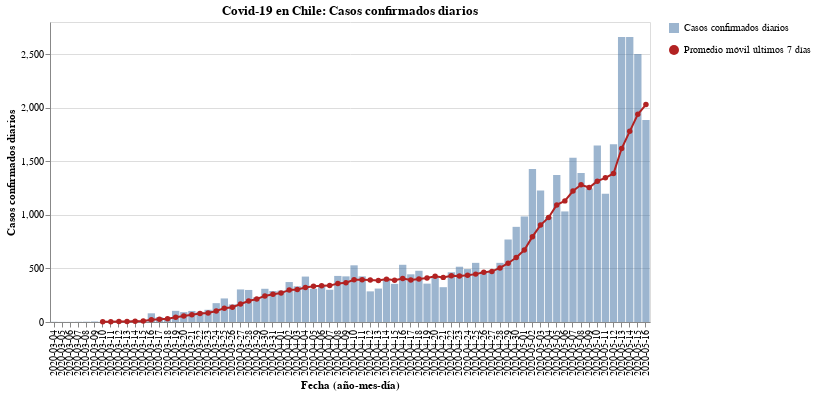

The cell this chart's notebook holds for it:
### Code cell
#hide_input
bars = alt.Chart(new_cases).mark_bar(opacity=0.7).encode(
    x = alt.X('Dates:N', axis=alt.Axis(title='Fecha (año-mes-día)')),
    y = alt.Y('New_cases:Q', axis=alt.Axis(title='Casos confirmados diarios')),
    tooltip = ['Dates', 'New_cases'],
    opacity=alt.Opacity('Casos confirmados diarios', legend=alt.Legend(title=""))
)

line = alt.Chart(new_cases).mark_line(point={
      "filled": True,
      "fill": "firebrick"
    }, color='firebrick').encode(
    x=alt.X('Dates:N', axis=alt.Axis(title='Fecha (año-mes-día)')),
    y = alt.Y('Rolling:Q'),
    shape=alt.Shape('Promedio móvil últimos 7 días', legend=alt.Legend(title=""))
)

(bars + line).properties(
    title='Covid-19 en Chile: Casos confirmados diarios',
    width=600
)

### Figure 1 — Vega-Lite specification as saved in the notebook (floating-point values rounded to 4 significant figures)
{"config": {"view": {"continuousWidth": 400, "continuousHeight": 300}}, "layer": [{"mark": {"type": "bar", "opacity": 0.7}, "encoding": {"opacity": {"type": "nominal", "field": "Casos confirmados diarios", "legend": {"title": ""}}, "tooltip": [{"type": "nominal", "field": "Dates"}, {"type": "quantitative", "field": "New_cases"}], "x": {"type": "nominal", "axis": {"title": "Fecha (año-mes-día)"}, "field": "Dates"}, "y": {"type": "quantitative", "axis": {"title": "Casos confirmados diarios"}, "field": "New_cases"}}}, {"mark": {"type": "line", "color": "firebrick", "point": {"filled": true, "fill": "firebrick"}}, "encoding": {"shape": {"type": "nominal", "field": "Promedio móvil últimos 7 días", "legend": {"title": ""}}, "x": {"type": "nominal", "axis": {"title": "Fecha (año-mes-día)"}, "field": "Dates"}, "y": {"type": "quantitative", "field": "Rolling"}}}], "data": {"name": "data-da9628cf82f938baa9c9b18712e8270e"}, "title": "Covid-19 en Chile: Casos confirmados diarios", "width": 600, "$schema": "https://vega.github.io/schema/vega-lite/v4.8.1.json", "datasets": {"data-da9628cf82f938baa9c9b18712e8270e": [{"Dates": "2020-03-04", "New_cases": 2, "Rolling": null, "Casos confirmados diarios": "Casos confirmados diarios", "Promedio móvil últimos 7 días": "Promedio móvil últimos 7 días"}, {"Dates": "2020-03-05", "New_cases": 1, "Rolling": null, "Casos confirmados diarios": "Casos confirmados diarios", "Promedio móvil últimos 7 días": "Promedio móvil últimos 7 días"}, {"Dates": "2020-03-06", "New_cases": 1, "Rolling": null, "Casos confirmados diarios": "Casos confirmados diarios", "Promedio móvil últimos 7 días": "Promedio móvil últimos 7 días"}, {"Dates": "2020-03-07", "New_cases": 2, "Rolling": null, "Casos confirmados diarios": "Casos confirmados diarios", "Promedio móvil últimos 7 días": "Promedio móvil últimos 7 días"}, {"Dates": "2020-03-08", "New_cases": 3, "Rolling": null, "Casos confirmados diarios": "Casos confirmados diarios", "Promedio móvil últimos 7 días": "Promedio móvil últimos 7 días"}, {"Dates": "2020-03-09", "New_cases": 5, "Rolling": null, "Casos confirmados diarios": "Casos confirmados diarios", "Promedio móvil últimos 7 días": "Promedio móvil últimos 7 días"}, {"Dates": "2020-03-10", "New_cases": 2, "Rolling": 2.286, "Casos confirmados diarios": "Casos confirmados diarios", "Promedio móvil últimos 7 días": "Promedio móvil últimos 7 días"}, {"Dates": "2020-03-11", "New_cases": 6, "Rolling": 2.857, "Casos confirmados diarios": "Casos confirmados diarios", "Promedio móvil últimos 7 días": "Promedio móvil últimos 7 días"}, {"Dates": "2020-03-12", "New_cases": 10, "Rolling": 4.143, "Casos confirmados diarios": "Casos confirmados diarios", "Promedio móvil últimos 7 días": "Promedio móvil últimos 7 días"}, {"Dates": "2020-03-13", "New_cases": 10, "Rolling": 5.429, "Casos confirmados diarios": "Casos confirmados diarios", "Promedio móvil últimos 7 días": "Promedio móvil últimos 7 días"}, {"Dates": "2020-03-14", "New_cases": 18, "Rolling": 7.714, "Casos confirmados diarios": "Casos confirmados diarios", "Promedio móvil últimos 7 días": "Promedio móvil últimos 7 días"}, {"Dates": "2020-03-15", "New_cases": 14, "Rolling": 9.286, "Casos confirmados diarios": "Casos confirmados diarios", "Promedio móvil últimos 7 días": "Promedio móvil últimos 7 días"}, {"Dates": "2020-03-16", "New_cases": 81, "Rolling": 20.14, "Casos confirmados diarios": "Casos confirmados diarios", "Promedio móvil últimos 7 días": "Promedio móvil últimos 7 días"}, {"Dates": "2020-03-17", "New_cases": 45, "Rolling": 26.29, "Casos confirmados diarios": "Casos confirmados diarios", "Promedio móvil últimos 7 días": "Promedio móvil últimos 7 días"}, {"Dates": "2020-03-18", "New_cases": 37, "Rolling": 30.71, "Casos confirmados diarios": "Casos confirmados diarios", "Promedio móvil últimos 7 días": "Promedio móvil últimos 7 días"}, {"Dates": "2020-03-19", "New_cases": 104, "Rolling": 44.14, "Casos confirmados diarios": "Casos confirmados diarios", "Promedio móvil últimos 7 días": "Promedio móvil últimos 7 días"}, {"Dates": "2020-03-20", "New_cases": 92, "Rolling": 55.86, "Casos confirmados diarios": "Casos confirmados diarios", "Promedio móvil últimos 7 días": "Promedio móvil últimos 7 días"}, {"Dates": "2020-03-21", "New_cases": 103, "Rolling": 68.0, "Casos confirmados diarios": "Casos confirmados diarios", "Promedio móvil últimos 7 días": "Promedio móvil últimos 7 días"}, {"Dates": "2020-03-22", "New_cases": 95, "Rolling": 79.57, "Casos confirmados diarios": "Casos confirmados diarios", "Promedio móvil últimos 7 días": "Promedio móvil últimos 7 días"}, {"Dates": "2020-03-23", "New_cases": 114, "Rolling": 84.29, "Casos confirmados diarios": "Casos confirmados diarios", "Promedio móvil últimos 7 días": "Promedio móvil últimos 7 días"}, {"Dates": "2020-03-24", "New_cases": 176, "Rolling": 103.0, "Casos confirmados diarios": "Casos confirmados diarios", "Promedio móvil últimos 7 días": "Promedio móvil últimos 7 días"}, {"Dates": "2020-03-25", "New_cases": 220, "Rolling": 129.1, "Casos confirmados diarios": "Casos confirmados diarios", "Promedio móvil últimos 7 días": "Promedio móvil últimos 7 días"}, {"Dates": "2020-03-26", "New_cases": 164, "Rolling": 137.7, "Casos confirmados diarios": "Casos confirmados diarios", "Promedio móvil últimos 7 días": "Promedio móvil últimos 7 días"}, {"Dates": "2020-03-27", "New_cases": 304, "Rolling": 168.0, "Casos confirmados diarios": "Casos confirmados diarios", "Promedio móvil últimos 7 días": "Promedio móvil últimos 7 días"}, {"Dates": "2020-03-28", "New_cases": 299, "Rolling": 196.0, "Casos confirmados diarios": "Casos confirmados diarios", "Promedio móvil últimos 7 días": "Promedio móvil últimos 7 días"}, {"Dates": "2020-03-29", "New_cases": 230, "Rolling": 215.3, "Casos confirmados diarios": "Casos confirmados diarios", "Promedio móvil últimos 7 días": "Promedio móvil últimos 7 días"}, {"Dates": "2020-03-30", "New_cases": 310, "Rolling": 243.3, "Casos confirmados diarios": "Casos confirmados diarios", "Promedio móvil últimos 7 días": "Promedio móvil últimos 7 días"}, {"Dates": "2020-03-31", "New_cases": 289, "Rolling": 259.4, "Casos confirmados diarios": "Casos confirmados diarios", "Promedio móvil últimos 7 días": "Promedio móvil últimos 7 días"}, {"Dates": "2020-04-01", "New_cases": 293, "Rolling": 269.9, "Casos confirmados diarios": "Casos confirmados diarios", "Promedio móvil últimos 7 días": "Promedio móvil últimos 7 días"}, {"Dates": "2020-04-02", "New_cases": 373, "Rolling": 299.7, "Casos confirmados diarios": "Casos confirmados diarios", "Promedio móvil últimos 7 días": "Promedio móvil últimos 7 días"}, {"Dates": "2020-04-03", "New_cases": 333, "Rolling": 303.9, "Casos confirmados diarios": "Casos confirmados diarios", "Promedio móvil últimos 7 días": "Promedio móvil últimos 7 días"}, {"Dates": "2020-04-04", "New_cases": 424, "Rolling": 321.7, "Casos confirmados diarios": "Casos confirmados diarios", "Promedio móvil últimos 7 días": "Promedio móvil últimos 7 días"}, {"Dates": "2020-04-05", "New_cases": 310, "Rolling": 333.1, "Casos confirmados diarios": "Casos confirmados diarios", "Promedio móvil últimos 7 días": "Promedio móvil últimos 7 días"}, {"Dates": "2020-04-06", "New_cases": 344, "Rolling": 338.0, "Casos confirmados diarios": "Casos confirmados diarios", "Promedio móvil últimos 7 días": "Promedio móvil últimos 7 días"}, {"Dates": "2020-04-07", "New_cases": 301, "Rolling": 339.7, "Casos confirmados diarios": "Casos confirmados diarios", "Promedio móvil últimos 7 días": "Promedio móvil últimos 7 días"}, {"Dates": "2020-04-08", "New_cases": 430, "Rolling": 359.3, "Casos confirmados diarios": "Casos confirmados diarios", "Promedio móvil últimos 7 días": "Promedio móvil últimos 7 días"}, {"Dates": "2020-04-09", "New_cases": 426, "Rolling": 366.9, "Casos confirmados diarios": "Casos confirmados diarios", "Promedio móvil últimos 7 días": "Promedio móvil últimos 7 días"}, {"Dates": "2020-04-10", "New_cases": 529, "Rolling": 394.9, "Casos confirmados diarios": "Casos confirmados diarios", "Promedio móvil últimos 7 días": "Promedio móvil últimos 7 días"}, {"Dates": "2020-04-11", "New_cases": 426, "Rolling": 395.1, "Casos confirmados diarios": "Casos confirmados diarios", "Promedio móvil últimos 7 días": "Promedio móvil últimos 7 días"}, {"Dates": "2020-04-12", "New_cases": 286, "Rolling": 391.7, "Casos confirmados diarios": "Casos confirmados diarios", "Promedio móvil últimos 7 días": "Promedio móvil últimos 7 días"}, {"Dates": "2020-04-13", "New_cases": 312, "Rolling": 387.1, "Casos confirmados diarios": "Casos confirmados diarios", "Promedio móvil últimos 7 días": "Promedio móvil últimos 7 días"}, {"Dates": "2020-04-14", "New_cases": 392, "Rolling": 400.1, "Casos confirmados diarios": "Casos confirmados diarios", "Promedio móvil últimos 7 días": "Promedio móvil últimos 7 días"}, {"Dates": "2020-04-15", "New_cases": 356, "Rolling": 389.6, "Casos confirmados diarios": "Casos confirmados diarios", "Promedio móvil últimos 7 días": "Promedio móvil últimos 7 días"}, {"Dates": "2020-04-16", "New_cases": 534, "Rolling": 405.0, "Casos confirmados diarios": "Casos confirmados diarios", "Promedio móvil últimos 7 días": "Promedio móvil últimos 7 días"}, {"Dates": "2020-04-17", "New_cases": 445, "Rolling": 393.0, "Casos confirmados diarios": "Casos confirmados diarios", "Promedio móvil últimos 7 días": "Promedio móvil últimos 7 días"}, {"Dates": "2020-04-18", "New_cases": 478, "Rolling": 400.4, "Casos confirmados diarios": "Casos confirmados diarios", "Promedio móvil últimos 7 días": "Promedio móvil últimos 7 días"}, {"Dates": "2020-04-19", "New_cases": 358, "Rolling": 410.7, "Casos confirmados diarios": "Casos confirmados diarios", "Promedio móvil últimos 7 días": "Promedio móvil últimos 7 días"}, {"Dates": "2020-04-20", "New_cases": 419, "Rolling": 426.0, "Casos confirmados diarios": "Casos confirmados diarios", "Promedio móvil últimos 7 días": "Promedio móvil últimos 7 días"}, {"Dates": "2020-04-21", "New_cases": 325, "Rolling": 416.4, "Casos confirmados diarios": "Casos confirmados diarios", "Promedio móvil últimos 7 días": "Promedio móvil últimos 7 días"}, {"Dates": "2020-04-22", "New_cases": 464, "Rolling": 431.9, "Casos confirmados diarios": "Casos confirmados diarios", "Promedio móvil últimos 7 días": "Promedio móvil últimos 7 días"}, {"Dates": "2020-04-23", "New_cases": 516, "Rolling": 429.3, "Casos confirmados diarios": "Casos confirmados diarios", "Promedio móvil últimos 7 días": "Promedio móvil últimos 7 días"}, {"Dates": "2020-04-24", "New_cases": 494, "Rolling": 436.3, "Casos confirmados diarios": "Casos confirmados diarios", "Promedio móvil últimos 7 días": "Promedio móvil últimos 7 días"}, {"Dates": "2020-04-25", "New_cases": 552, "Rolling": 446.9, "Casos confirmados diarios": "Casos confirmados diarios", "Promedio móvil últimos 7 días": "Promedio móvil últimos 7 días"}, {"Dates": "2020-04-26", "New_cases": 473, "Rolling": 463.3, "Casos confirmados diarios": "Casos confirmados diarios", "Promedio móvil últimos 7 días": "Promedio móvil últimos 7 días"}, {"Dates": "2020-04-27", "New_cases": 482, "Rolling": 472.3, "Casos confirmados diarios": "Casos confirmados diarios", "Promedio móvil últimos 7 días": "Promedio móvil últimos 7 días"}, {"Dates": "2020-04-28", "New_cases": 552, "Rolling": 504.7, "Casos confirmados diarios": "Casos confirmados diarios", "Promedio móvil últimos 7 días": "Promedio móvil últimos 7 días"}, {"Dates": "2020-04-29", "New_cases": 770, "Rolling": 548.4, "Casos confirmados diarios": "Casos confirmados diarios", "Promedio móvil últimos 7 días": "Promedio móvil últimos 7 días"}, {"Dates": "2020-04-30", "New_cases": 888, "Rolling": 601.6, "Casos confirmados diarios": "Casos confirmados diarios", "Promedio móvil últimos 7 días": "Promedio móvil últimos 7 días"}, {"Dates": "2020-05-01", "New_cases": 985, "Rolling": 671.7, "Casos confirmados diarios": "Casos confirmados diarios", "Promedio móvil últimos 7 días": "Promedio móvil últimos 7 días"}, {"Dates": "2020-05-02", "New_cases": 1427, "Rolling": 796.7, "Casos confirmados diarios": "Casos confirmados diarios", "Promedio móvil últimos 7 días": "Promedio móvil últimos 7 días"}, {"Dates": "2020-05-03", "New_cases": 1228, "Rolling": 904.6, "Casos confirmados diarios": "Casos confirmados diarios", "Promedio móvil últimos 7 días": "Promedio móvil últimos 7 días"}, {"Dates": "2020-05-04", "New_cases": 980, "Rolling": 975.7, "Casos confirmados diarios": "Casos confirmados diarios", "Promedio móvil últimos 7 días": "Promedio móvil últimos 7 días"}, {"Dates": "2020-05-05", "New_cases": 1373, "Rolling": 1093.0, "Casos confirmados diarios": "Casos confirmados diarios", "Promedio móvil últimos 7 días": "Promedio móvil últimos 7 días"}, {"Dates": "2020-05-06", "New_cases": 1032, "Rolling": 1130.0, "Casos confirmados diarios": "Casos confirmados diarios", "Promedio móvil últimos 7 días": "Promedio móvil últimos 7 días"}, {"Dates": "2020-05-07", "New_cases": 1533, "Rolling": 1223.0, "Casos confirmados diarios": "Casos confirmados diarios", "Promedio móvil últimos 7 días": "Promedio móvil últimos 7 días"}, {"Dates": "2020-05-08", "New_cases": 1391, "Rolling": 1281.0, "Casos confirmados diarios": "Casos confirmados diarios", "Promedio móvil últimos 7 días": "Promedio móvil últimos 7 días"}, {"Dates": "2020-05-09", "New_cases": 1247, "Rolling": 1255.0, "Casos confirmados diarios": "Casos confirmados diarios", "Promedio móvil últimos 7 días": "Promedio móvil últimos 7 días"}, {"Dates": "2020-05-10", "New_cases": 1647, "Rolling": 1315.0, "Casos confirmados diarios": "Casos confirmados diarios", "Promedio móvil últimos 7 días": "Promedio móvil últimos 7 días"}, {"Dates": "2020-05-11", "New_cases": 1197, "Rolling": 1346.0, "Casos confirmados diarios": "Casos confirmados diarios", "Promedio móvil últimos 7 días": "Promedio móvil últimos 7 días"}, {"Dates": "2020-05-12", "New_cases": 1658, "Rolling": 1386.0, "Casos confirmados diarios": "Casos confirmados diarios", "Promedio móvil últimos 7 días": "Promedio móvil últimos 7 días"}, {"Dates": "2020-05-13", "New_cases": 2660, "Rolling": 1619.0, "Casos confirmados diarios": "Casos confirmados diarios", "Promedio móvil últimos 7 días": "Promedio móvil últimos 7 días"}, {"Dates": "2020-05-14", "New_cases": 2659, "Rolling": 1780.0, "Casos confirmados diarios": "Casos confirmados diarios", "Promedio móvil últimos 7 días": "Promedio móvil últimos 7 días"}, {"Dates": "2020-05-15", "New_cases": 2502, "Rolling": 1939.0, "Casos confirmados diarios": "Casos confirmados diarios", "Promedio móvil últimos 7 días": "Promedio móvil últimos 7 días"}, {"Dates": "2020-05-16", "New_cases": 1886, "Rolling": 2030.0, "Casos confirmados diarios": "Casos confirmados diarios", "Promedio móvil últimos 7 días": "Promedio móvil últimos 7 días"}]}}
